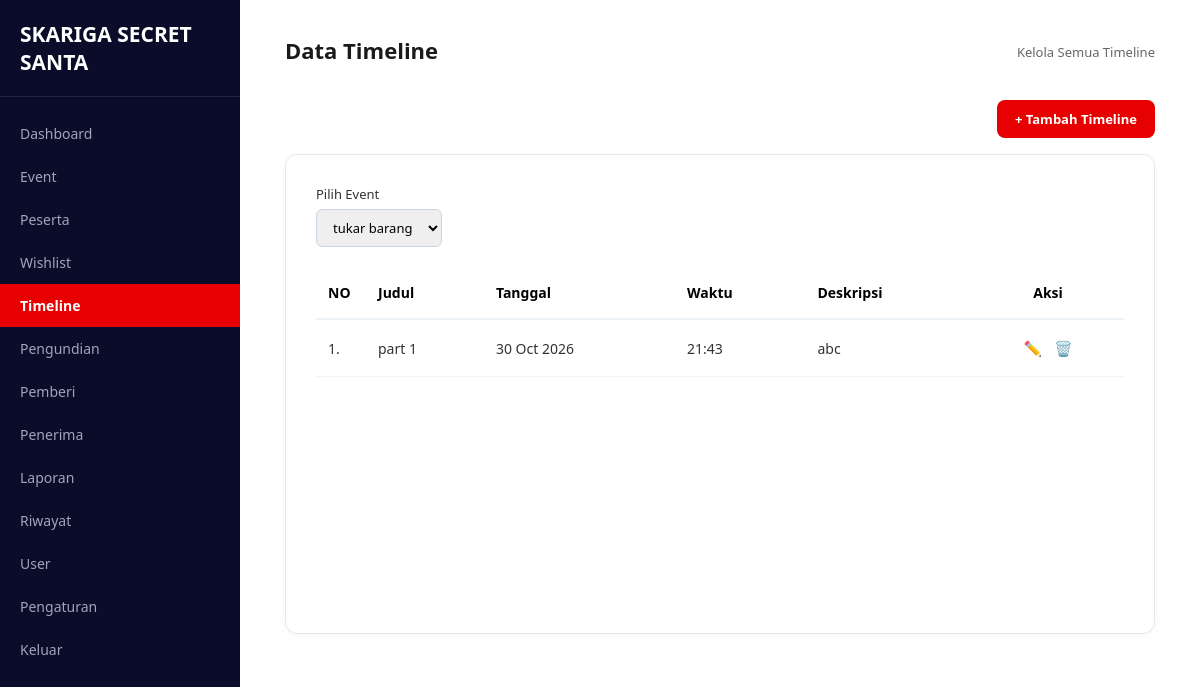
Page /pages/timeline/index.php (signed in) on the committed database.
### tables this page shows
CREATE TABLE `timeline` (
  `id` int(11) NOT NULL,
  `event_id` int(11) NOT NULL,
  `judul` varchar(150) NOT NULL,
  `tanggal` date DEFAULT NULL,
  `waktu` time DEFAULT NULL,
  `deskripsi` text DEFAULT NULL,
  `created_at` timestamp NOT NULL DEFAULT current_timestamp()
);

### includes/functions.php (called while the page is built, shortened)
<?php
function h($str)
{
    return htmlspecialchars((string) $str, ENT_QUOTES, 'UTF-8');
}
function get_events(mysqli $conn): array
{
    $events = [];
    $result = $conn->query("SELECT id, nama_event, tanggal_event FROM events ORDER BY tanggal_event DESC, id DESC");
    if ($result) {
        while ($row = $result->fetch_assoc()) {
            $events[] = $row;
        }
    }
    return $events;
}
function resolve_event_id(mysqli $conn, $requested): ?int
{
    $events = get_events($conn);
    return $events ? (int) $events[0]['id'] : null;
}
?>

### config/config.php (called while the page is built, shortened)
<?php
$base_url = 'http://localhost:8080/Project-TA-rey-nesya-rendra/';
function base_url($path = '')
{
    global $base_url;
    return $base_url . ltrim($path, '/');
}
?>

### pages/timeline/index.php (the view, shortened to what this page needs)
<?php
require_once __DIR__ . '/../../config/config.php';
require_once __DIR__ . '/../../includes/functions.php';
$events = get_events($conn);
$event_id = resolve_event_id($conn, $_GET['event_id'] ?? null);
$timeline_list = [];
if ($event_id) {
    $stmt = $conn->prepare(
        "SELECT id, judul, tanggal, waktu, deskripsi
         FROM timeline
         WHERE event_id = ?
         ORDER BY tanggal ASC, waktu ASC"
    );
    $stmt->bind_param('i', $event_id);
    $stmt->execute();
    $result = $stmt->get_result();
    while ($row = $result->fetch_assoc()) {
        $timeline_list[] = $row;
    }
}
require_once __DIR__ . '/../../includes/admin_layout_top.php';
?>
<?php if (!$events): ?>
    <div class="table-card">
        <div class="empty-state">
            <h3>Belum Ada Event</h3>
            <p>Buat event terlebih dahulu sebelum mengatur timeline.</p>
        </div>
    </div>
<?php else: ?>
    <div style="display:flex; justify-content:flex-end; margin-bottom:16px;">
        <a href="<?= base_url('pages/timeline/tambah.php?event_id=' . $event_id) ?>" class="btn-add">+ Tambah Timeline</a>
    </div>
    <div class="table-card">
        <form method="GET" class="filter-bar">
            <div class="filter-group">
                <label for="event_id">Pilih Event</label>
                <select name="event_id" id="event_id" onchange="this.form.submit()">
                    <?php foreach ($events as $event): ?>
                        <option value="<?= (int) $event['id'] ?>" <?= (int) $event_id === (int) $event['id'] ? 'selected' : '' ?>>
                            <?= h($event['nama_event']) ?>
                        </option>
                    <?php endforeach; ?>
                </select>
            </div>
        </form>
        <?php if (!$timeline_list): ?>
            <div class="empty-state">
                <h3>Belum Ada Timeline</h3>
                <p>Silahkan tambahkan timeline untuk event ini.</p>
            </div>
        <?php else: ?>
            <table class="data-table">
                <thead>
                    <tr>
                        <th style="width: 50px;">NO</th>
                        <th>Judul</th>
                        <th>Tanggal</th>
                        <th>Waktu</th>
                        <th>Deskripsi</th>
                        <th style="text-align:center;">Aksi</th>
                    </tr>
                </thead>
                <tbody>
                    <?php foreach ($timeline_list as $i => $t): ?>
                        <tr>
                            <td><?= $i + 1 ?>.</td>
                            <td><?= h($t['judul']) ?></td>
                            <td><?= $t['tanggal'] ? date('d M Y', strtotime($t['tanggal'])) : '-' ?></td>
                            <td><?= $t['waktu'] ? substr($t['waktu'], 0, 5) : '-' ?></td>
                            <td><?= h($t['deskripsi']) ?></td>
                            <td class="action-buttons">
                                <a href="<?= base_url('pages/timeline/edit.php?id=' . $t['id'] . '&event_id=' . $event_id) ?>" class="btn-edit" title="Edit">✏️</a>
                                <a
                                    href="<?= base_url('pages/timeline/hapus.php?id=' . $t['id'] . '&event_id=' . $event_id) ?>"
                                    class="btn-delete"
                                    title="Hapus"
                                    onclick="return confirm('Yakin ingin menghapus timeline ini?');"
                                >🗑️</a>
                            </td>
                        </tr>
                    <?php endforeach; ?>
                </tbody>
            </table>
        <?php endif; ?>
    </div>
<?php endif; ?>
<?php require_once __DIR__ . '/../../includes/admin_layout_bottom.php'; ?>

### assets/css/style_admin.css (style rules this page uses)
* { box-sizing: border-box; margin: 0; padding: 0; font-family: 'Segoe UI', Tahoma, Geneva, Verdana, sans-serif; }
html, body { width: 100%; height: 100%; overflow-x: hidden; background-color: #ffffff; }
.table-card { border: 1px solid #e2e8f0; border-radius: 12px; padding: 30px; background-color: #ffffff; box-shadow: 0 2px 8px rgba(0, 0, 0, 0.04); min-height: 480px; display: flex; flex-direction: column; justify-content: flex-start; }
table { width: 100%; border-collapse: collapse; font-size: 13px; }
table th { text-align: left; color: #666; font-weight: 500; padding-bottom: 12px; border-bottom: 1px solid #edf2f7; }
table td { padding: 14px 0; color: #333; }
.data-table { width: 100%; border-collapse: collapse; font-size: 14px; }
.data-table th { text-align: left; color: #000000; font-weight: 700; padding: 16px 12px; border-bottom: 2px solid #edf2f7; font-size: 14px; }
.data-table td { padding: 18px 12px; color: #333333; border-bottom: 1px solid #f1f5f9; vertical-align: middle; }
.action-buttons { text-align: center; }
.btn-edit, .btn-delete { text-decoration: none; margin: 0 4px; font-size: 15px; display: inline-block; transition: transform 0.2s ease; }
.filter-bar { display: flex; justify-content: space-between; align-items: center; gap: 16px; margin-bottom: 20px; flex-wrap: wrap; }
.filter-bar .filter-group { display: flex; flex-direction: column; gap: 6px; font-size: 13px; color: #333; }
.filter-bar select, .filter-bar input[type="text"] { padding: 8px 12px; border: 1px solid #cbd5e1; border-radius: 6px; font-size: 13px; }
.btn-add { background-color: #e60000; color: white; padding: 10px 18px; border-radius: 8px; text-decoration: none; font-weight: 600; font-size: 13px; display: inline-block; }

### rows in the picture
timeline: judul "part 1", tanggal "30 Oct 2026", waktu "21:43", deskripsi "abc"

### other values in the picture
$item['label'] "Dashboard"
$item['label'] "Event"
$item['label'] "Peserta"
$item['label'] "Wishlist"
$item['label'] "Timeline"
$item['label'] "Pengundian"
$item['label'] "Pemberi"
$item['label'] "Penerima"
$item['label'] "Laporan"
$item['label'] "Riwayat"
$item['label'] "User"
$item['label'] "Pengaturan"
$page_title "Data Timeline"
$page_subtitle "Kelola Semua Timeline"
form field event_id "tukar barang"
